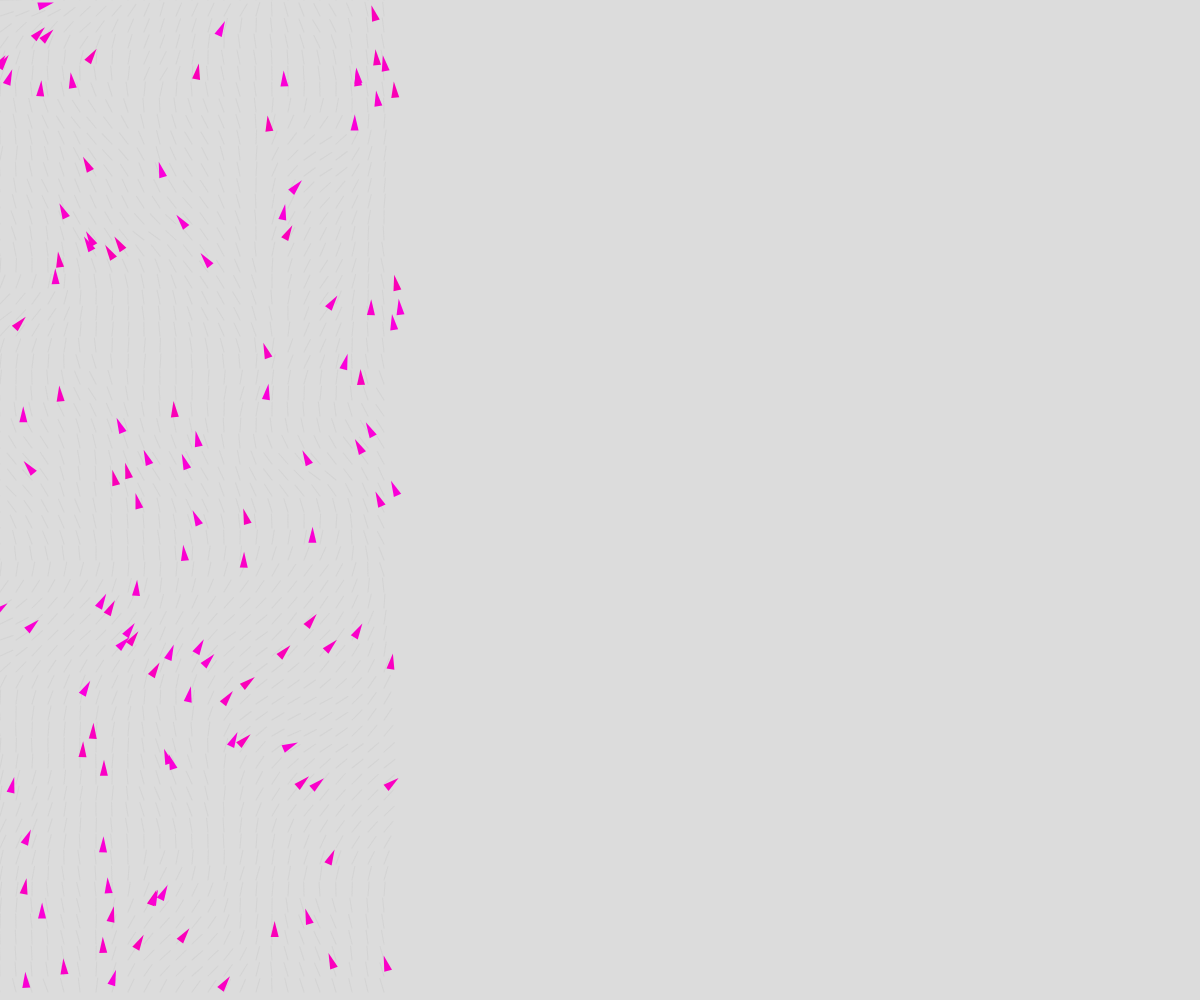
Frame 1 (no input)
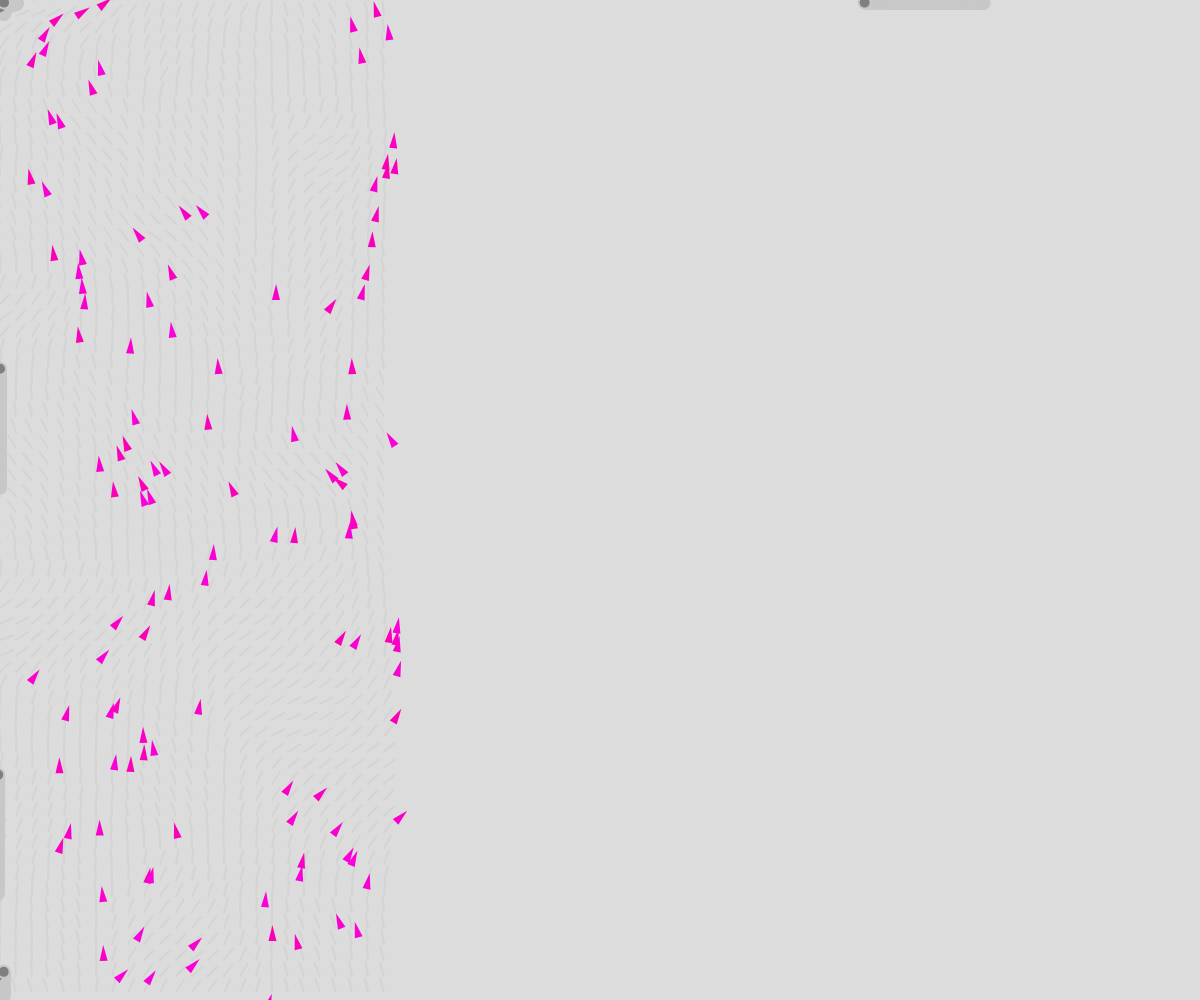
Frame 60 (no input)
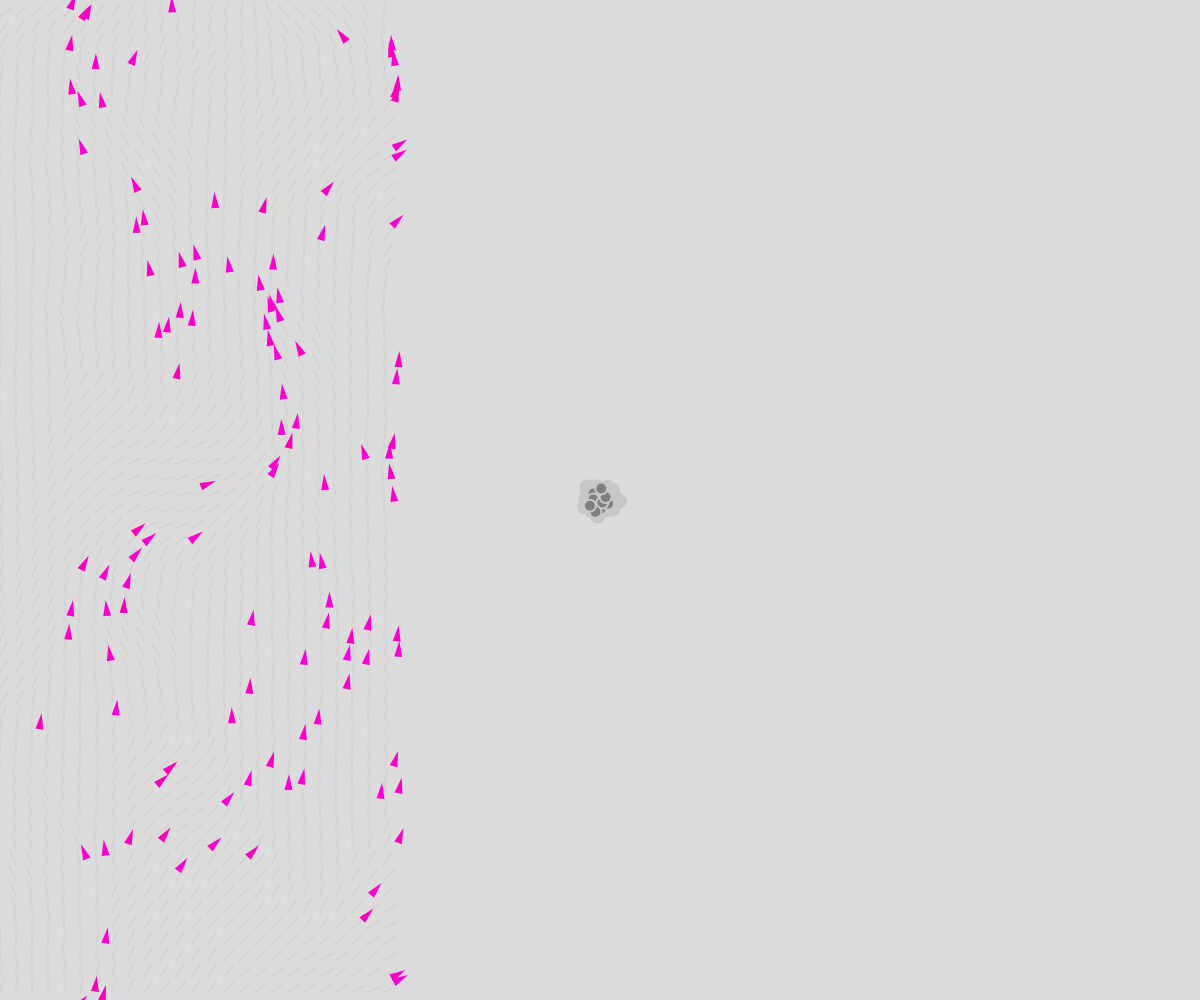
Frame 120 (the mouse pressed at the canvas centre since frame 60)

The p5.js sketch that drew these frames (run headless with seeded random() and noise() and a simulated clock; from frame 60 on, the mouse is pressed at the canvas centre):

// p5.js sketch
// ── sketch.js
// Dinda Dinda
// Flow Field Following

// Via Reynolds: http://www.red3d.com/cwr/steer/FlowFollow.html

// Using this variable to decide whether to draw all the stuff
var debug = true;

// Flowfield object
var flowfield;
// Arrays of vehicles
var vehicles = [];
var airEnergys = [];

var sliderSeparateForce;
var sliderSeekForce;


function setup() {

    createCanvas(windowWidth, windowHeight);
    // Make a new flow field with "resolution" of 16

    sliderSeparateForce = createSlider(0, 1000, 50, 1);
    sliderSeekForce = createSlider(0, 1000, 50, 1);

    flowfield = new FlowField(16);
    // Make a whole bunch of vehicles with random maxspeed and maxforce values
    for (var i = 0; i < 120; i++) {
        vehicles.push(new Vehicle(random(width / 3), random(height), random(2, 5), random(0.1, 0.5)));
    }
}

function draw() {
    let target = createVector(mouseX, mouseY);
    background(220);
    // Display the flowfield in "debug" mode
    if (debug) flowfield.display();
    // Tell all the vehicles to follow the flow field
    for (var i = 0; i < vehicles.length; i++) {
        /*si los vehicles estan mas alla del tercio de la pantalla*/
        if (vehicles[i].position.x > 0 && vehicles[i].position.x > windowWidth / 3 && airEnergys.length <= 10) {
            let coordX = int(vehicles[i].position.x);
            let coordY = int(vehicles[i].position.y);

            airEnergys.push(new AirEnergy(coordX, coordY));
        } else if (vehicles[i].position.x > 0 && vehicles[i].position.x > windowWidth / 3 && airEnergys.length >= 10) {
            vehicles[i].position.x = windowWidth / 3 - 5;
            vehicles[i].follow(flowfield); /*si no que sigan el followfield*/
            vehicles[i].run();

        } else {
            vehicles[i].follow(flowfield); /*si no que sigan el followfield*/
            vehicles[i].run();
        }

        for (var j = 0; j < airEnergys.length; j++) {
            airEnergys[j].applyBehaviorsAir(airEnergys);
            airEnergys[j].updateAir();
            airEnergys[j].bordersAir();
            airEnergys[j].displayAir();

        }

    }
}


function keyPressed() {
    if (key == ' ') {
        debug = !debug;
    }
}

// Make a new flowfield
function mousePressed() {
    flowfield.init();
}
// ── airEnergy.js
function AirEnergy(x, y) {

    this.position = createVector(x, y);
    this.r = 12;

    this.maxspeed = 1; // Maximum speed
    this.maxforce = 0.2; // Maximum steering force
    this.acceleration = createVector(0, 0);
    this.velocity = createVector(0, 0);

  this.applyBehaviorsAir = function(airEnergys) {

     var separateForce = this.separate(airEnergys);
     var seekForce = this.seek(createVector(mouseX,mouseY));

     separateForce.mult(2);
     seekForce.mult(0.7);

     this.applyForce(separateForce);
     this.applyForce(seekForce);
  }


  this.applyForce = function(force) {
    // add mass here A = F / M
    this.acceleration.add(force);
  }


  // Separation
  // Method checks for nearby airEnergys and steers away
  this.separate = function(airEnergys) {
    var desiredseparation = 6;
    var sum = createVector();
    var count = 0;
    // For every boid in the system, check if it's too close
    for (var i = 0; i < airEnergys.length; i++) {
      var d = p5.Vector.dist(this.position, airEnergys[i].position);
      // If the distance is greater than 0 and less than an arbitrary amount (0 when you are yourself)
      if ((d > 0) && (d < desiredseparation)) {
        // Calculate vector pointing away from neighbor
        var diff = p5.Vector.sub(this.position, airEnergys[i].position);
        diff.normalize();
        diff.div(d);        // Weight by distance
        sum.add(diff);
        count++;            // Keep track of how many
      }
    }
    // Average -- divide by how many
    if (count > 0) {
      sum.div(count);
      // Our desired vector is the average scaled to maximum speed
      sum.normalize();
      sum.mult(this.maxspeed);
      // Implement Reynolds: Steering = Desired - Velocity
      sum.sub(this.velocity);
      sum.limit(this.maxforce);
    }
    return sum;
  }


  // STEER = DESIRED MINUS VELOCITY
  this.seek = function(target) {
    var desired = p5.Vector.sub(target,this.position);  // A vector pointing from the location to the target

    // Normalize desired and scale to maximum speed
    desired.normalize();
    desired.mult(this.maxspeed);
    // Steering = Desired minus velocity
    var steer = p5.Vector.sub(desired,this.velocity);
    steer.limit(this.maxforce);  // Limit to maximum steering force
    return steer;
  }


  // Method to update location
  this.updateAir = function() {
    // Update velocity
    this.velocity.add(this.acceleration);
    // Limit speed
    this.velocity.limit(this.maxspeed);
    this.position.add(this.velocity);
    // Reset accelertion to 0 each cycle
    this.acceleration.mult(0);
  }


this.displayAir = function() {
    fill(127);
    stroke(200);
    strokeWeight(2);
    push();
    translate(this.position.x, this.position.y);
    ellipse(0, 0, this.r, this.r);
    pop();
  }

  // Wraparound
  this.bordersAir = function() {
    if (this.position.x < -this.r) this.position.x =  width+this.r;
    if (this.position.y < -this.r) this.position.y = height+this.r;
    if (this.position.x >  width+this.r) this.position.x = -this.r;
    if (this.position.y > height+this.r) this.position.y = -this.r;
  }

}
// ── flowfield.js
// Dinda Dinda
// Flow Field Following

/* 
Art Interactive Installation - 20 18
To expose with Arduino and proyected over the spectator.
Draw an energy fluid from plants.

-National University of Art (UNA) Argentina. Lenguaje Visual VII. Liliana Medela
-Kadenze, The Nature of Code. Steering Behaviors. Daniel Shiffman.
*/

function FlowField(r) {
  // How large is each "cell" of the flow field
  this.resolution = r;
  // Determine the number of columns and rows based on sketch's width and height
  this.cols = (width/3) / this.resolution; // columnas = anchoPantalla / 3
  this.rows = height / this.resolution;

  // A flow field is a two dimensional array of p5.Vectors
  // We can't make 2D arrays, but this is sort of faking it
  this.make2Darray = function(n) {
    var array = [];
    for (var i = 0; i < n; i++) {
      array[i] = [];
    }
    return array;
  };
  this.field = this.make2Darray(this.cols);

  this.init = function() {
    // Reseed noise so we get a new flow field every time
    // Need to get noise working
    noiseSeed(Math.floor(random(10000)));
    var xoff = 0;
    for (var i = 0; i < this.cols; i++) {
      var yoff = 0;
      for (var j = 0; j < this.rows; j++) {
        var theta = map(noise(xoff, yoff), 0, 1, 0, -PI);
       //var theta = map(sin(xoff)+cos(yoff),-2,2,0,TWO_PI);
        // Polar to cartesian coordinate transformation to get x and y components of the vector
        this.field[i][j] = createVector(cos(theta), sin(theta));
        yoff += 0.1;
      }
      xoff += 0.1;
    }
  };
  this.init();

  // Draw every vector
  this.display = function() {
    for (var i = 0; i < this.cols; i++) {
      for (var j = 0; j < this.rows; j++) {
        drawVector(this.field[i][j], i * this.resolution, j * this.resolution, this.resolution -2);
      }
    }
  };

  this.lookup = function(lookup) {
    var column = Math.floor(constrain(lookup.x / this.resolution, 0, this.cols - 1));
    var row = Math.floor(constrain(lookup.y / this.resolution, 0, this.rows - 1));
    //println(lookup.x);
    return this.field[column][row].copy();
  };

  // Renders a vector object 'v' as an arrow and a location 'x,y'
  var drawVector = function(v, x, y, scayl) {
    push();
    var arrowsize = 2;
    // Translate to location to render vector
    translate(x, y);
    stroke(200, 100);
    // Call vector heading function to get direction (note that pointing to the right is a heading of 0) and rotate
    rotate(v.heading(PI));
    // Calculate length of vector & scale it to be bigger or smaller if necessary
    var len = v.mag() * scayl;
    // Draw three lines to make an arrow (draw pointing up since we've rotate to the proper direction)
    line(0, 0, len, 0);
    //line(len,0,len-arrowsize,+arrowsize/2);
    //line(len,0,len-arrowsize,-arrowsize/2);
    pop();
  };
}
// ── vehicle.js
// Dinda Dinda
// Flow Field Following


// The "Vehicle" constructor

function Vehicle(x,y,ms,mf) {
  this.position = createVector(x,y);
  this.acceleration = createVector(0,0);
  this.velocity = createVector(0,0);
  this.r = 4;
  this.maxspeed = ms || 4;
  this.maxforce = mf || 0.1;

  this.run = function() {
    this.update();
    this.borders();
    this.display();
  }

  // Implementing Reynolds' flow field following algorithm
  // http://wwwred3d.com/cwr/steer/FlowFollow.html
  this.follow = function(flow) {
    
    var desired = flow.lookup(this.position);  // What is the vector at that spot in the flow field?
    desired.mult(this.maxspeed);               // Scale it up by maxspeed
    
    var steer = p5.Vector.sub(desired, this.velocity);    // Steering is desired minus velocity
    steer.limit(this.maxforce);                         // Limit to maximum steering force
    this.applyForce(steer);
  }

  this.applyForce = function(force) {
    // We could add mass here if we want A = F / M

    //Agregar!!!!!!!!!!!!!
    this.acceleration.add(force);
  }

  this.applyBehaviors = function(vehicles){
    
    var separateForce = this.separate(vehicles);
    var seekForce = this.seek(createVector(mouseX,mouseY));
    
    separateForce.mult(sliderSeparateForce.value());
    seekForce.mult(sliderSeekForce.value());
    
    this.applyForce(separateForce);
    this.applyForce(seekForce);
  }
  
  /*------------seek-----------------*/
   // A method that calculates a steering force towards a target
  // STEER = DESIRED MINUS VELOCITY
  
  
  this.seek = function(target){
    var desired = p5.Vector.sub(target,this.pos);
    desired.normalize();                            //normalizo y lo paso a su maxima velocidad
    desired.mult(this.maxspeed);
    var steer = p5.Vector.sub(desired,this.velocity); //steer minus desired velocity
    steer.limit(this.maxforce);                       // Limit to maximum steering force
    return steer;
  }
  
  
  /*------------separate-----------------*/
  this.separate = function(vehicles){
    var desiredseparation = 20;
    var sum = createVector();
    var count = 0;
    //check if its to close
     for (var i = 0; i < vehicles.length; i++) {
      var d = p5.Vector.dist(this.position, vehicles[i].position);
      // If the distance is greater than 0 and less than an arbitrary amount (0 when you are yourself)
    
      if ((d > 0) && (d < desiredseparation)) {
        
        // Calculate vector pointing away from neighbor
        var diff = p5.Vector.sub(this.position, vehicles[i].position);
        diff.normalize();
        diff.div(d);        // Weight by distance
        sum.add(diff);
        count++;            // Keep track of how many
      }
    }
  // Average -- divide by how many
    if (count > 0) {
      sum.div(count);
      // Our desired vector is the average scaled to maximum speed
      sum.normalize();
      sum.mult(this.maxspeed);
      // Implement Reynolds: Steering = Desired - Velocity
      sum.sub(this.velocity);
      sum.limit(this.maxforce);
    }
    return sum;
  }
/**----------------------------------------------*/
  
    // Method to update location
  this.update = function() {
    // Update velocity
    this.velocity.add(this.acceleration);
    // Limit speed
    this.velocity.limit(this.maxspeed);
    this.position.add(this.velocity);
    // Reset accelerationelertion to 0 each cycle
    this.acceleration.mult(0);
  }

  // Wraparound
  this.borders = function() {
    if (this.position.x < -this.r) this.position.x = width+this.r;
    if (this.position.y < -this.r) this.position.y = height+this.r;
    if (this.position.x > width+this.r) this.position.x = -this.r;
    if (this.position.y > height+this.r) this.position.y = -this.r;
  }

  this.display = function() {
    // Draw a triangle rotated in the direction of velocity
    var theta = this.velocity.heading() + PI/2;
    fill(250,0,random(180,220));
    noStroke(200);
    push();
    translate(this.position.x,this.position.y);
    rotate(theta);
    beginShape();
    vertex(0, -this.r*2);
    vertex(-this.r, this.r*2);
    vertex(this.r, this.r*2);
    endShape(CLOSE);
    pop();
  }
}
